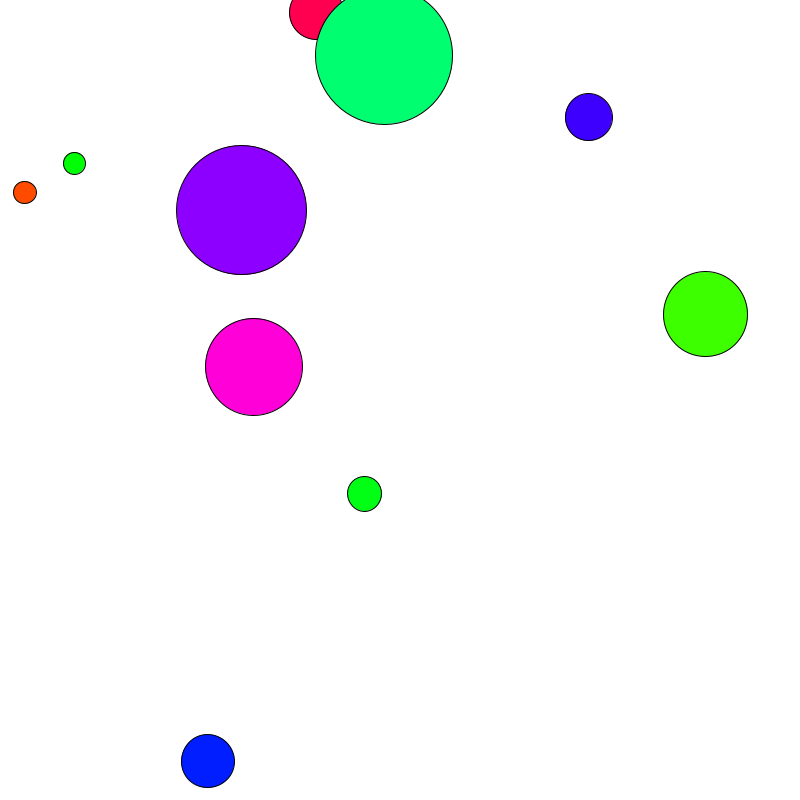
Frame 1 (no input)
Frame 60 (the mouse pressed at the canvas centre just before this capture): identical to frame 1, image omitted
Frame 120 (the mouse held since frame 60 and released just before this capture): identical to frame 1, image omitted

The Processing sketch that drew this single still picture (run headless with seeded random() and noise(); from frame 60 on, the mouse is pressed at the canvas centre):

// Processing sketch: marbling
// ── marbling.pde
int num_drops = 10;
ArrayList<Drop> drops = new ArrayList<Drop>();

void setup() {
  size(800, 800);
  colorMode(HSB, 360, 100, 100, 1.0);

  for (int d = 0; d < num_drops; d++) {
    color c = color(random(360), 100, 100);
    Drop drop = new Drop(
      random(width), 
      random(height), 
      random(10, 80),
      c
    );
    drops.add(drop);
  }
}

void draw() {
  background(0, 0, 100);
  
  for (Drop d : drops) {
    d.show();
  }
}

// ── colours.pde
class CyberpunkPalette {
  ArrayList<Integer> colours = new ArrayList<Integer>();
  
  CyberpunkPalette() {
    colours.add(color(2, 3, 23));
    colours.add(color(2, 15, 67));
    colours.add(color(3, 38, 128));
    colours.add(color(25, 66, 172));
    colours.add(color(29, 111, 255));
    colours.add(color(0, 216, 255));
    colours.add(color(207, 235, 255));
    colours.add(color(255, 123, 225));
    colours.add(color(254, 59, 240));
    colours.add(color(99, 69, 251));
  
    colours.add(color(27, 4, 19));
    colours.add(color(34, 26, 65));
    //colours.add(color(72, 14, 36));
    //colours.add(color(115, 1, 35));
    colours.add(color(223, 5, 17));
    colours.add(color(255, 65, 139));
    colours.add(color(116, 98, 158));
    colours.add(color(86, 60, 107));
    colours.add(color(2, 201, 255));
    colours.add(color(191, 243, 255));
    colours.add(color(0, 91, 162));
    colours.add(color(14, 35, 78));
    colours.add(color(21, 3, 19));
  }
}

class SunrisePalette {
  ArrayList<Integer> colours = new ArrayList<Integer>();
  
  SunrisePalette() {
    // Sunrise In The City: https://www.schemecolor.com/sunrise-in-the-city.php
    //colours.add(color(62, 74, 112));   // Police Blue
    //colours.add(color(86, 101, 142));  // UCLA Blue
    //colours.add(color(255, 153, 120)); // Light Salmon
    //colours.add(color(254, 176, 110)); // Very Light Tangelo
    //colours.add(color(152, 115, 123)); // Bazaar
    //colours.add(color(107, 99, 123));  // Old Lavender
    
    // Carribean Sunrise: https://www.schemecolor.com/caribbean-sunrise.php
    colours.add(color(15, 56, 102));   // Midnight Blue
    colours.add(color(229, 174, 31));  // Uroblin
    colours.add(color(225, 131, 48));  // Cadmium Orange
    colours.add(color(36, 104, 124));  // Blue Sapphire
    colours.add(color(62, 147, 136));  // Zomp
    colours.add(color(110, 166, 138)); // Polished Pine
    
    // Bonus: red for accents
    colours.add(color(223, 5, 17));

  }
}

// ── ink.pde
class Drop {
  float x;
  float y;
  float r;
  color c;

  Drop(float x, float y, float r, color c) {
    this.x = x;
    this.y = y;
    this.r = r;
    this.c = c;
  }  

  void show() {
    fill(c); 
    circle(x, y, r * 2);
  }
}
